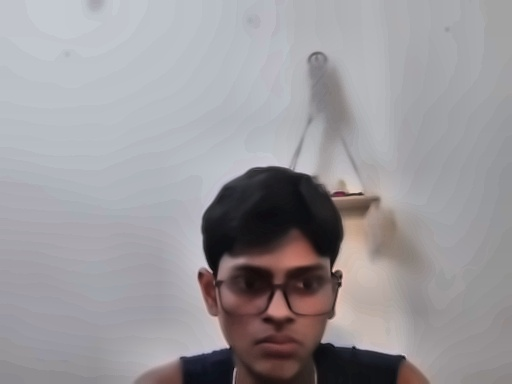
#> input picture System1/uncertain_images/uncertain_20260517_180213_331816_conf5_RIGHT.jpg, 512 x 384 px; its folder holds only this picture in this run
$ python test_harness.py --folder ../System1/uncertain_images
#> lines starting #> are read from the running program, lines starting #| are printed output that depends on the picture; after the words box and inside, x2 and y2 are one past the last pixel; in counts of white or black regions, pixels touching at a corner belong together
### System2/preprocessor.py
"""
preprocessor.py — Preprocessing pipeline for System 2.

Runs BEFORE any detection approach:
  1. Noise reduction
  2. CLAHE contrast enhancement
  3. Reflection masking
  4. ROI cropping
  5. Frame validation (is a chilli present?)
"""

import cv2
import numpy as np
import config as cfg


def reduce_noise(frame):
    """Remove camera sensor noise using non-local means denoising."""
    return cv2.fastNlMeansDenoisingColored(
        frame,
        None,
        cfg.DENOISE_H,
        cfg.DENOISE_H_COLOR,
        cfg.DENOISE_TEMPLATE_WINDOW,
        cfg.DENOISE_SEARCH_WINDOW,
    )


def enhance_contrast(frame):
    """Apply CLAHE to the L channel of LAB colour space."""
    lab = cv2.cvtColor(frame, cv2.COLOR_BGR2LAB)
    l_channel, a_channel, b_channel = cv2.split(lab)
    clahe = cv2.createCLAHE(
        clipLimit=cfg.CLAHE_CLIP_LIMIT,
        tileGridSize=cfg.CLAHE_TILE_SIZE,
    )
    l_channel = clahe.apply(l_channel)
    lab = cv2.merge([l_channel, a_channel, b_channel])
    return cv2.cvtColor(lab, cv2.COLOR_LAB2BGR)


def mask_reflections(frame):
    """Detect and mask bright metallic reflections."""
    gray = cv2.cvtColor(frame, cv2.COLOR_BGR2GRAY)
    _, reflection_mask = cv2.threshold(
        gray, cfg.REFLECTION_THRESHOLD, 255, cv2.THRESH_BINARY
    )
    # In-paint over reflections with surrounding texture
    result = cv2.inpaint(frame, reflection_mask, inpaintRadius=3,
                         flags=cv2.INPAINT_TELEA)
    return result, reflection_mask


def crop_roi(frame):
    """Crop frame to the V-channel region of interest."""
    h, w = frame.shape[:2]
    x1 = int(w * cfg.ROI_X_START)
    x2 = int(w * cfg.ROI_X_END)
    y1 = int(h * cfg.ROI_Y_START)
    y2 = int(h * cfg.ROI_Y_END)
    return frame[y1:y2, x1:x2].copy(), (x1, y1)


def detect_chilli_present(hsv, min_area=None):
    """Check whether enough red pixels exist to indicate a chilli."""
    if min_area is None:
        min_area = cfg.MIN_CHILLI_AREA

    # Dual-range red detection
    lower_red1 = np.array([cfg.RED_H1_MIN, cfg.RED_S_MIN, cfg.RED_V_MIN])
    upper_red1 = np.array([cfg.RED_H1_MAX, 255, 255])
    lower_red2 = np.array([cfg.RED_H2_MIN, cfg.RED_S_MIN, cfg.RED_V_MIN])
    upper_red2 = np.array([cfg.RED_H2_MAX, 255, 255])

    mask1 = cv2.inRange(hsv, lower_red1, upper_red1)
    mask2 = cv2.inRange(hsv, lower_red2, upper_red2)
    red_mask = cv2.bitwise_or(mask1, mask2)

    # Morphological cleaning
    kernel = cv2.getStructuringElement(
        cv2.MORPH_ELLIPSE,
        (cfg.MORPH_KERNEL_SIZE, cfg.MORPH_KERNEL_SIZE),
    )
    red_mask = cv2.morphologyEx(red_mask, cv2.MORPH_OPEN, kernel)
    red_mask = cv2.morphologyEx(red_mask, cv2.MORPH_CLOSE, kernel)

    pixel_count = cv2.countNonZero(red_mask)
    return pixel_count >= min_area, red_mask


def preprocess(frame):
    """Full preprocessing pipeline."""
    if frame is None or frame.size == 0:
        return None

    # 1. ROI crop first (reduces work for later steps)
    cropped, roi_offset = crop_roi(frame)

    # 2. Noise reduction
    denoised = reduce_noise(cropped)

    # 3. Contrast enhancement
    enhanced = enhance_contrast(denoised)

    # 4. Reflection handling
    clean, refl_mask = mask_reflections(enhanced)

    # 5. Convert to HSV for detection
    hsv = cv2.cvtColor(clean, cv2.COLOR_BGR2HSV)

    # 6. Frame validation
    present, red_mask = detect_chilli_present(hsv)

    return {
        "processed": clean,
        "hsv": hsv,
        "red_mask": red_mask,
        "chilli_present": present,
        "roi_offset": roi_offset,
        "reflection_mask": refl_mask,
    }

### System2/detectors.py
"""
detectors.py — Three advanced detection approaches + ensemble voting.

Approach 1: Color-based detection (Green + Yellow + Brown)
Approach 2: Mass Centroid Shift (New orientation-invariant geometric approach)
Approach 3: Orientation-aware Pixel Density (Upgraded density check)
Ensemble:   Weighted voting across all three
"""

import cv2
import numpy as np
import config as cfg


# ═══════════════════════════════════════
# APPROACH 1 — Color Detection
# ═══════════════════════════════════════

def approach_colour(hsv, red_mask):
    """Detect stem side by locating green, yellow, or brown stem pixels.

    Args:
        hsv:      HSV image of the cropped chilli region.
        red_mask: Binary mask of red (chilli body) pixels.

    Returns:
        dict with result details.
    """
    h, w = hsv.shape[:2]

    # Find the largest chilli contour to establish the chilli's geometric center
    contours, _ = cv2.findContours(
        red_mask, cv2.RETR_EXTERNAL, cv2.CHAIN_APPROX_SIMPLE
    )
    if not contours:
        return {
            "side": "UNCERTAIN",
            "confidence": 0.0,
            "stem_point": None,
            "stem_mask": np.zeros_like(red_mask),
        }

    largest = max(contours, key=cv2.contourArea)
    rx, ry, rw, rh = cv2.boundingRect(largest)
    gx = rx + rw / 2.0
    gy = ry + rh / 2.0

    # Green mask
    lower_green = np.array([cfg.GREEN_H_MIN, cfg.GREEN_S_MIN, cfg.GREEN_V_MIN])
    upper_green = np.array([cfg.GREEN_H_MAX, 255, 255])
    green_mask = cv2.inRange(hsv, lower_green, upper_green)

    # Yellow / dry-stem mask
    lower_yellow = np.array([cfg.YELLOW_H_MIN, cfg.YELLOW_S_MIN, cfg.YELLOW_V_MIN])
    upper_yellow = np.array([cfg.YELLOW_H_MAX, 255, 255])
    yellow_mask = cv2.inRange(hsv, lower_yellow, upper_yellow)

    # Brown / woody-stem mask
    lower_brown = np.array([cfg.BROWN_H_MIN, cfg.BROWN_S_MIN, cfg.BROWN_V_MIN])
    upper_brown = np.array([cfg.BROWN_H_MAX, 255, 255])
    brown_mask = cv2.inRange(hsv, lower_brown, upper_brown)

    # Combine stem masks
    stem_mask = cv2.bitwise_or(green_mask, yellow_mask)
    stem_mask = cv2.bitwise_or(stem_mask, brown_mask)

    # Morphological cleaning
    kernel = cv2.getStructuringElement(
        cv2.MORPH_ELLIPSE,
        (cfg.MORPH_KERNEL_SIZE, cfg.MORPH_KERNEL_SIZE),
    )
    stem_mask = cv2.morphologyEx(stem_mask, cv2.MORPH_OPEN, kernel)
    stem_mask = cv2.morphologyEx(stem_mask, cv2.MORPH_CLOSE, kernel)

    # Constrain stem mask to only pixels immediately adjacent to/overlapping the chilli body
    # to completely ignore bezel/background color noise.
    margin = max(80, int(max(rw, rh) * 0.85))
    stem_search_region = np.zeros_like(red_mask)
    y1 = max(0, int(ry - margin))
    y2 = min(h, int(ry + rh + margin))
    x1 = max(0, int(rx - margin))
    x2 = min(w, int(rx + rw + margin))
    stem_search_region[y1:y2, x1:x2] = 255
    stem_mask = cv2.bitwise_and(stem_mask, stem_search_region)

    # SUBTRACT the red mask from the stem mask so highlights/glare INSIDE the body are ignored
    stem_mask = cv2.bitwise_and(stem_mask, cv2.bitwise_not(red_mask))

    stem_pixels_total = cv2.countNonZero(stem_mask)
    if stem_pixels_total < cfg.MIN_STEM_PIXELS_FOR_COLOR:
        return {
            "side": "UNCERTAIN",
            "confidence": 0.0,
            "stem_point": None,
            "stem_mask": stem_mask,
        }

    # Find connected components/contours of stem pixels
    stem_contours, _ = cv2.findContours(
        stem_mask, cv2.RETR_EXTERNAL, cv2.CHAIN_APPROX_SIMPLE
    )
    if not stem_contours:
        return {
            "side": "UNCERTAIN",
            "confidence": 0.0,
            "stem_point": None,
            "stem_mask": stem_mask,
        }

    # Sort stem contours by area (largest first)
    stem_contours = sorted(stem_contours, key=cv2.contourArea, reverse=True)

    valid_contour = None
    margin_x = max(15, int(rw * 0.22))
    margin_y = max(15, int(rh * 0.22))
    cx, cy = int(gx), int(gy)
    stem_pixels = 0

    for c in stem_contours:
        moments = cv2.moments(c)
        if moments["m00"] > 0:
            temp_cx = int(moments["m10"] / moments["m00"])
            temp_cy = int(moments["m01"] / moments["m00"])
        else:
            continue

        # Stem must lie at the ends of the chilli body (horizontal: left/right; vertical: top/bottom)
        if rw >= rh:
            if temp_cx < rx + margin_x or temp_cx > rx + rw - margin_x:
                valid_contour = c
                cx, cy = temp_cx, temp_cy
                stem_pixels = int(moments["m00"])
                break
        else:
            if temp_cy < ry + margin_y or temp_cy > ry + rh - margin_y:
                valid_contour = c
                cx, cy = temp_cx, temp_cy
                stem_pixels = int(moments["m00"])
                break

    if valid_contour is None or stem_pixels < cfg.MIN_STEM_PIXELS_FOR_COLOR:
        return {
            "side": "UNCERTAIN",
            "confidence": 0.0,
            "stem_point": None,
            "stem_mask": stem_mask,
        }

    # Confidence = ratio of stem pixels to total chilli pixels
    chilli_pixels = cv2.countNonZero(red_mask)
    total = stem_pixels + chilli_pixels if chilli_pixels > 0 else 1
    confidence = (stem_pixels / total) * 1000.0  # Scale appropriately
    confidence = min(confidence, 100.0)

    # Determine side relative to the chilli's own center (translation-invariant along the X-axis)
    # Dead zone: if stem is too close to center horizontally, it's pointing straight up/down → UNCERTAIN
    dead_zone = max(5, int(rw * cfg.DEAD_ZONE_RATIO))
    if abs(cx - gx) < dead_zone:
        return {
            "side": "UNCERTAIN",
            "confidence": confidence,
            "stem_point": (cx, cy),
            "stem_mask": stem_mask,
        }
    side = "LEFT" if cx < gx else "RIGHT"

    return {
        "side": side,
        "confidence": confidence,
        "stem_point": (cx, cy),
        "stem_mask": stem_mask,
    }


# ═══════════════════════════════════════
# APPROACH 2 — Mass Centroid Shift
# ═══════════════════════════════════════

def approach_centroid_shift(red_mask):
    """Detect stem side by analyzing the shift of the centroid relative to the geometric center.

    The stem end of a chilli is bulkier and wider, which shifts the center of mass (centroid)
    towards that end compared to the geometric center of the bounding box.

    Args:
        red_mask: Binary mask of red pixels.

    Returns:
        dict with result details.
    """
    contours, _ = cv2.findContours(
        red_mask, cv2.RETR_EXTERNAL, cv2.CHAIN_APPROX_SIMPLE
    )

    if not contours:
        return {
            "side": "UNCERTAIN",
            "confidence": 0.0,
            "gx": 0, "gy": 0,
            "cx": 0, "cy": 0,
        }

    largest = max(contours, key=cv2.contourArea)
    x, y, w, h = cv2.boundingRect(largest)

    # Geometric center of the bounding box
    gx = x + w / 2.0
    gy = y + h / 2.0

    # Center of mass (centroid)
    moments = cv2.moments(largest)
    if moments["m00"] <= 0:
        return {
            "side": "UNCERTAIN",
            "confidence": 0.0,
            "gx": gx, "gy": gy,
            "cx": gx, "cy": gy,
        }

    cx = moments["m10"] / moments["m00"]
    cy = moments["m01"] / moments["m00"]

    # Determine side relative to the chilli's own center (translation-invariant along the X-axis)
    side = "LEFT" if cx < gx else "RIGHT"
    shift = abs(cx - gx)
    max_possible_shift = w / 2.0 if w > 0 else 1.0

    # Calculate confidence based on shift ratio
    if max_possible_shift > 0:
        # Scale factor (shift is usually small fraction, e.g. 5-20% of length, so amplify it)
        confidence = min((shift / max_possible_shift) * 350.0, 100.0)
    else:
        confidence = 0.0

    return {
        "side": side,
        "confidence": confidence,
        "gx": int(gx), "gy": int(gy),
        "cx": int(cx), "cy": int(cy),
    }


# ═══════════════════════════════════════
# APPROACH 3 — Orientation-Aware Density
# ═══════════════════════════════════════

def approach_orientation_density(red_mask):
    """Detect stem side by comparing pixel density in quarters along the major axis.

    Args:
        red_mask: Binary mask of red pixels.

    Returns:
        dict with result details.
    """
    contours, _ = cv2.findContours(
        red_mask, cv2.RETR_EXTERNAL, cv2.CHAIN_APPROX_SIMPLE
    )

    if not contours:
        return {
            "side": "UNCERTAIN", "confidence": 0.0,
            "bbox": None, "orientation": None,
            "left_count": 0, "right_count": 0,
        }

    largest = max(contours, key=cv2.contourArea)
    x, y, w, h = cv2.boundingRect(largest)

    # Always split horizontally along the X-axis (left vs right quarters) to detect curvature
    orientation = "HORIZONTAL" if w >= h else "VERTICAL"
    left_region = red_mask[y:y + h, x:x + w // 4]
    right_region = red_mask[y:y + h, x + 3 * w // 4:x + w]

    left_count = cv2.countNonZero(left_region)
    right_count = cv2.countNonZero(right_region)

    total = left_count + right_count
    if total == 0:
        return {
            "side": "UNCERTAIN", "confidence": 0.0,
            "bbox": (x, y, w, h), "orientation": orientation,
            "left_count": 0, "right_count": 0,
        }

    diff = abs(left_count - right_count)
    confidence = (diff / total) * 100.0

    # More pixels = wider = stem side
    side = "LEFT" if left_count > right_count else "RIGHT"

    return {
        "side": side,
        "confidence": confidence,
        "bbox": (x, y, w, h),
        "orientation": orientation,
        "left_count": left_count,
        "right_count": right_count,
    }


# ═══════════════════════════════════════
# ENSEMBLE VOTING
# ═══════════════════════════════════════

def ensemble_vote(results):
    """Weighted voting across all three approaches.
    Prioritizes Color detector (direct stem physical location) if valid.
    """
    c_res = results[0]
    cs_res = results[1]
    d_res = results[2]

    # Rule 1: If the stem color is directly detected, use it as the absolute decision
    if c_res["side"] in ("LEFT", "RIGHT") and c_res["confidence"] > 0:
        return {
            "final_side": c_res["side"],
            "final_confidence": c_res["confidence"],
            "deciding_approach": 0, # Colour
            "votes": [
                (c_res["side"], c_res["confidence"], cfg.WEIGHT_COLOUR),
                (cs_res["side"], cs_res["confidence"], cfg.WEIGHT_CENTROID_SHIFT),
                (d_res["side"], d_res["confidence"], cfg.WEIGHT_DENSITY)
            ]
        }

    # Rule 2: Fallback to geometric shape (Centroid Shift + Density) if color is uncertain
    weights = [cfg.WEIGHT_CENTROID_SHIFT / 0.60, cfg.WEIGHT_DENSITY / 0.60]
    votes = [
        (cs_res["side"], cs_res["confidence"], weights[0]),
        (d_res["side"], d_res["confidence"], weights[1])
    ]

    score_left = 0.0
    score_right = 0.0
    total_weight = 0.0

    for side, conf, w in votes:
        if side == "LEFT":
            score_left += conf * w
        elif side == "RIGHT":
            score_right += conf * w
        total_weight += w

    if total_weight == 0:
        return {
            "final_side": "UNCERTAIN",
            "final_confidence": 0.0,
            "deciding_approach": -1,
            "votes": votes,
        }

    if score_left > score_right:
        final_side = "LEFT"
    elif score_right > score_left:
        final_side = "RIGHT"
    else:
        final_side = "UNCERTAIN"

    overall_conf = sum(c * w for _, c, w in votes) / total_weight
    deciding = 1 if cs_res["confidence"] * weights[0] >= d_res["confidence"] * weights[1] else 2

    return {
        "final_side": final_side,
        "final_confidence": overall_conf,
        "deciding_approach": deciding,
        "votes": votes,
    }

### System2/test_harness.py
"""
test_harness.py — Accuracy testing for System 2.

Runs all three approaches + ensemble on a folder of labelled images
and produces a detailed accuracy report.

Image naming convention:
    chilli_001_LEFT.jpg   → stem is on the left
    chilli_002_RIGHT.jpg  → stem is on the right
"""

import os
import sys
import csv
import time
import argparse
import cv2
import numpy as np

# Add parent folder (System2) to path first to ensure we import System 2 modules
sys.path.insert(0, os.path.dirname(os.path.abspath(__file__)))

import config as cfg
from preprocessor import preprocess
from detectors import (
    approach_colour,
    approach_centroid_shift,
    approach_orientation_density,
    ensemble_vote,
)


def extract_label(filename):
    """Extract ground-truth stem side from filename."""
    upper = filename.upper()
    if "LEFT" in upper:
        return "LEFT"
    elif "RIGHT" in upper:
        return "RIGHT"
    return None


def run_test(folder, report_path="test_report.csv"):
    """Run accuracy test on all labelled images in a folder."""
#> called with folder = '../System1/uncertain_images', report_path = 'test_report.csv'
    extensions = (".jpg", ".jpeg", ".png", ".bmp", ".tiff")
    files = sorted([
        f for f in os.listdir(folder)
        if f.lower().endswith(extensions)
    ])

    if not files:
        print(f"[ERROR] No images found in {folder}")
        return

    # Counters
    total = 0
    labelled = 0
    correct = {"ensemble": 0, "approach1": 0, "approach2": 0, "approach3": 0}
    tested  = {"ensemble": 0, "approach1": 0, "approach2": 0, "approach3": 0}
    no_chilli = 0
    times = []

    rows = []

    print(f"[TEST - SYSTEM 2] Processing {len(files)} images from {folder}\n")
    print(f"{'File':<35} {'Label':<7} {'A1':<10} {'A2 (CS)':<10} {'A3':<10} {'Ens':<10} {'Conf':>6} {'ms':>6}")
    print("-" * 95)

    for fname in files:
        total += 1
        path = os.path.join(folder, fname)
        frame = cv2.imread(path)
#> frame is the input picture: shape (384, 512, 3); mean B, G, R 155.3, 151.7, 154.7

        if frame is None:
            print(f"  [SKIP] Cannot read: {fname}")
            continue

        label = extract_label(fname)

        t0 = time.perf_counter()
        data = preprocess(frame)
#> in preprocess, `cropped, roi_offset = crop_roi(frame)`:
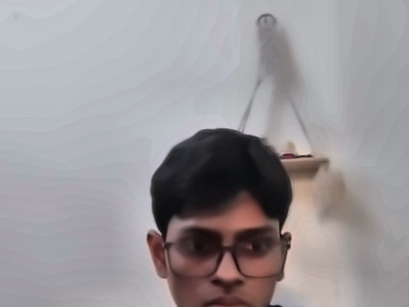
#> cropped: shape (307, 409, 3); mean B, G, R 154.6, 151.4, 155.3
#> in preprocess, `cropped, roi_offset = crop_roi(frame)`: roi_offset = (51, 38)
#> in enhance_contrast, `l_channel, a_channel, b_channel = cv2.split(lab)`:
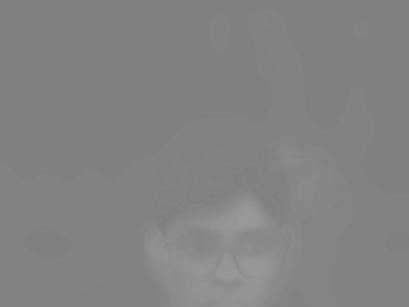
#> a_channel: shape (307, 409); min 128, max 154, mean 130.4
#> in enhance_contrast, `l_channel = clahe.apply(l_channel)`:
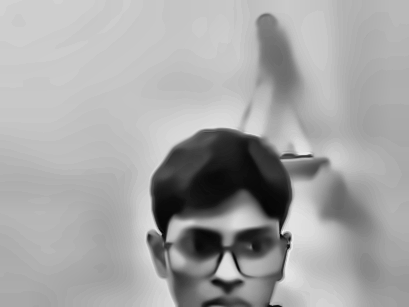
#> l_channel: shape (307, 409); min 4, max 238, mean 165.1
#> in enhance_contrast, `return cv2.cvtColor(lab, cv2.COLOR_LAB2BGR)`:
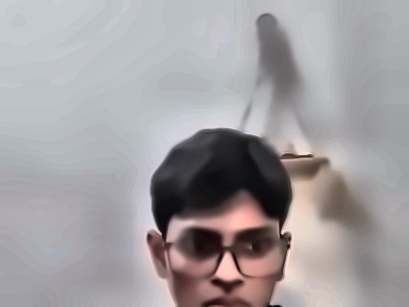
#> returned value: shape (307, 409, 3); mean B, G, R 160.8, 157.5, 161.8
#> in detect_chilli_present, `mask1 = cv2.inRange(hsv, lower_red1, upper_red1)`:
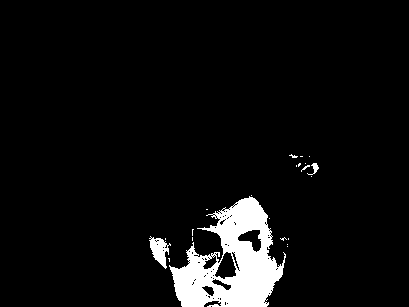
#> mask1: shape (307, 409); 5.7% white; 22 white regions (19 under 20 px), largest, box (x1, y1, x2, y2) and area: (169, 196, 286, 307) 6695, (149, 236, 171, 269) 364, (307, 163, 319, 175) 53
#> in detect_chilli_present, `red_mask = cv2.morphologyEx(red_mask, cv2.MORPH_CLOSE, kernel)`:
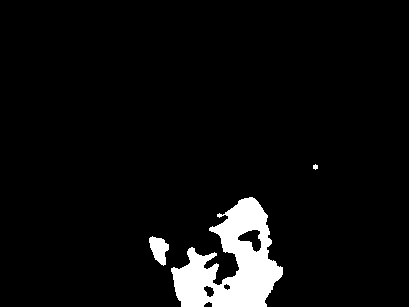
#> red_mask: shape (307, 409); 5.5% white; 3 white regions
#> in detect_chilli_present, `pixel_count = cv2.countNonZero(red_mask)`: pixel_count = 6856
#> in preprocess, `present, red_mask = detect_chilli_present(hsv)`: present = True
#> data = 6 items

        if data is None or not data["chilli_present"]:
            no_chilli += 1
            print(f"  {fname:<35} {'N/A':<7} {'---':<10} {'---':<10} {'---':<10} {'NO CHILLI':<10}")
            continue

        processed = data["processed"]
        hsv = data["hsv"]
        red_mask = data["red_mask"]

        a1 = approach_colour(hsv, red_mask)
#> in approach_colour, `contours, _ = cv2.findContours( red_mask, cv2.RETR_EXTERNAL, cv2.CHAIN..`: contours = 3 contours, 1 with area under 20; largest, box (x1, y1, x2, y2) and area: (171, 197, 283, 307) 6561, (149, 236, 169, 266) 332
#> in approach_colour, `largest = max(contours, key=cv2.contourArea)`: largest = contour of 303 points, box (x1, y1, x2, y2) (171, 197, 283, 307), area 6561
#> in approach_colour, `rx, ry, rw, rh = cv2.boundingRect(largest)`: rx = 171; ry = 197; rw = 112; rh = 110
#> in approach_colour, `gx = rx + rw / 2.0`: gx = 227
#> in approach_colour, `gy = ry + rh / 2.0`: gy = 252
#> in approach_colour, `brown_mask = cv2.inRange(hsv, lower_brown, upper_brown)`:
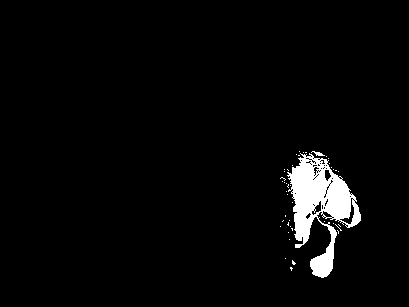
#> brown_mask: shape (307, 409); 3.3% white; 44 white regions (42 under 20 px), largest, box (x1, y1, x2, y2) and area: (287, 153, 361, 278) 4005, (311, 151, 325, 156) 32
#> (the rest of the program and of its run is left out)
